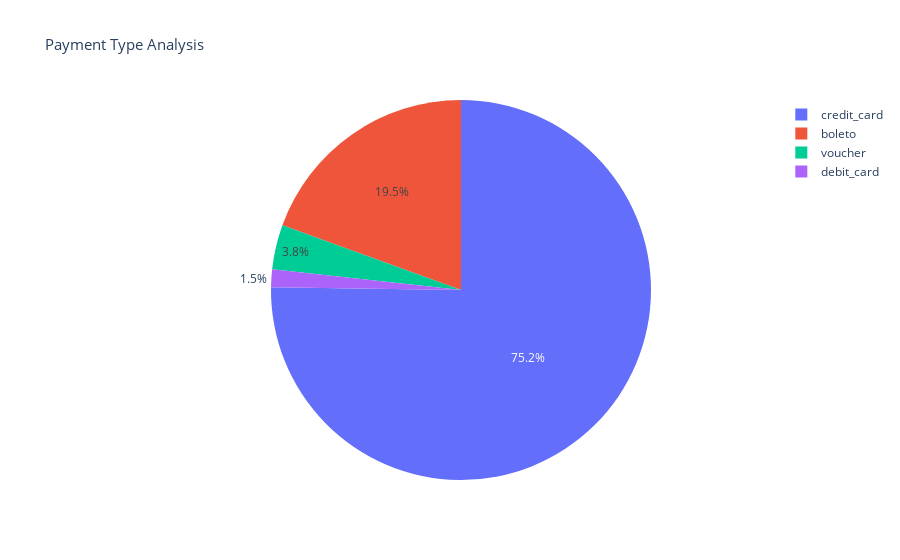

Write notebook code for a chart like this one.
### Code cell
import plotly.graph_objects as go

fig = go.Figure()
fig.add_trace(
    go.Pie(    
        labels=payment_type_count.index, values=payment_type_count.values
    )
)

fig.update_layout(
    {
        "title": {
            "text": "Payment Type Analysis",
            "font": {
                "size": 15
            }
        },
        "showlegend": True
    }
)

fig.show()

### Figure 1 — Plotly figure (JSON) as saved in the notebook; plotly's stock layout.template omitted (floating-point values rounded to 4 significant figures)
{"data": [{"labels": ["credit_card", "boleto", "voucher", "debit_card"], "type": "pie", "values": [76505, 19784, 3866, 1528]}], "layout": {"showlegend": true, "title": {"font": {"size": 15}, "text": "Payment Type Analysis"}}}
